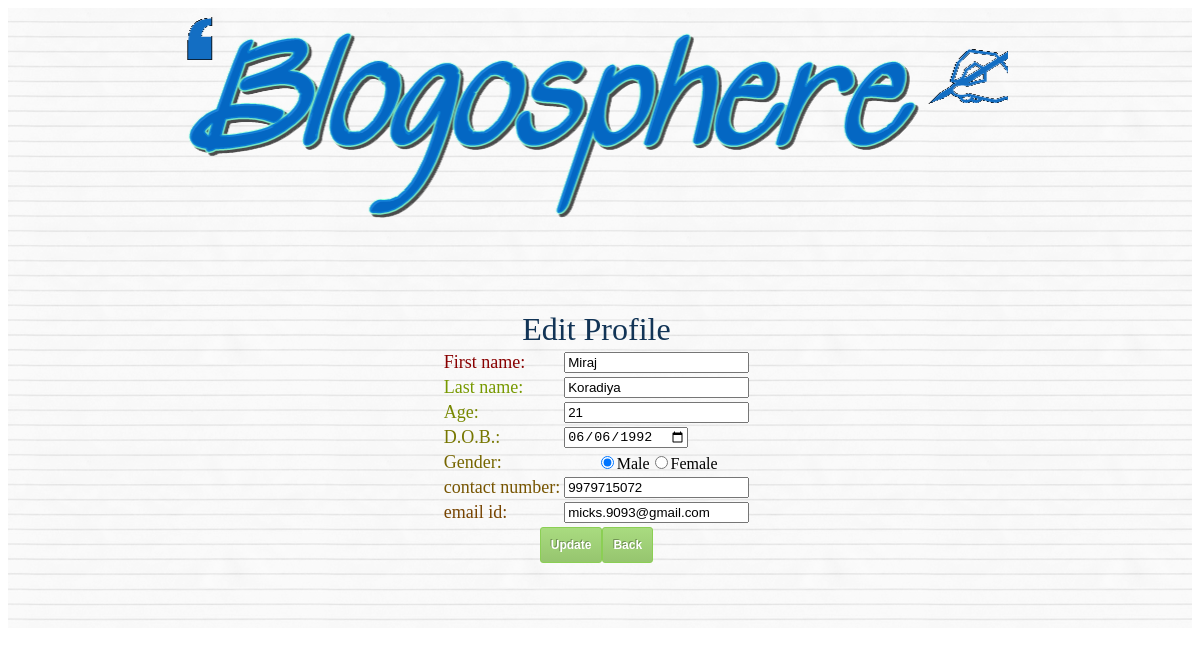
Page /blog/editprofile.php (signed in) on the committed database.
### tables this page shows
CREATE TABLE IF NOT EXISTS `user_detail` (
  `Id` int(10) NOT NULL AUTO_INCREMENT,
  `fname` varchar(20) NOT NULL,
  `lname` varchar(20) NOT NULL,
  `age` int(11) NOT NULL,
  `dob` date NOT NULL,
  `gender` varchar(6) NOT NULL,
  `cnum` bigint(15) NOT NULL,
  `Username` varchar(20) NOT NULL,
  `emailid` varchar(30) NOT NULL,
  `password` varchar(15) NOT NULL,
  `datetime` datetime NOT NULL,
  `force_new_pw` int(11) NOT NULL DEFAULT '0',
  PRIMARY KEY (`Id`)
);

### blog/editprofile.php (the view, shortened to what this page needs)
<?php
include 'connection.php';
?>
<!DOCTYPE html PUBLIC "-//W3C//DTD XHTML 1.0 Transitional//EN" "http://www.w3.org/TR/xhtml1/DTD/xhtml1-transitional.dtd">
<html xmlns="http://www.w3.org/1999/xhtml">
<head>
<link type="text/css" rel="stylesheet" href="1.css" />
</head>
<body>
<form name="" method="POST" action="#">
  <table width="100%"  class="tableimg" border="0" align="center" cellpadding="0" cellspacing="0" >
<tr>
  <td class="" width="198" height="220"></td>
  <td height="220" width="889" colspan="" class="image"></td>
  <td width="206" height="220" class=""></td>
</tr>
<tr>
<td width="198" height="400"></td>
<td width="889"><center>
<table >
<tr><td colspan="2"><font size="+3" face="Accent SF" color="#123456"><center>Edit Profile</center></font></td></tr>
<?php
$id = $_SESSION['id'];
$sql = "select * from user_detail where Id='$id'";
$result = mysqli_query($con, $sql);
while ($row = mysqli_fetch_array($result)) {
    echo "<tr><td><font size=\"+1\" face=\"batavin\" color=\"#800\">First name:</font> </td><td><input type=\"text\" name=\"fname\" required=\"\" value=\"" . $row['fname'] . "\" /></td><br /></tr>";
    echo "<tr><td><font size=\"+1\" face=\"batavin\" color=\"#790\">Last name: </font></td><td><input type=\"text\" name=\"lname\" required=\"\" value=\"" . $row['lname'] . "\" /></td></tr>";
    echo "<tr><td><font size=\"+1\" face=\"batavin\" color=\"#780\">Age: </font></td><td><input type=\"text\" name=\"age\" pattern=\"[1-9]{9}\" required=\"\" value=\"" . $row['age'] . "\" /></td></tr>";
    echo "<tr><td><font size=\"+1\" face=\"batavin\" color=\"#770\">D.O.B.:</font> </td><td><input type=\"date\" name=\"dob\" required=\"\" value=\"" . $row['dob'] . "\" /></td></tr>";
    echo "<tr><td><font size=\"+1\" face=\"batavin\" color=\"#760\">Gender:</font> </td><td><center>
  <label>";
        if($row['gender'] == 'Male') {
                 echo '<input type="radio"  name="gender" value="Male" checked="checked" />Male';
                 echo '<input type="radio"  name="gender" value="female"  />Female';
         }
        else {
                 echo '<input type="radio"  name="gender" value="Male"  />Male';
                 echo '<input type="radio"  name="gender" value="female" checked="checked" />Female';
          }
    echo  "</center></td></tr>";
    echo "<tr><td><font size=\"+1\" face=\"batavin\" color=\"#750\">contact number: </font></td><td><input type=\"text\" required=\"\" pattern=\"[1-9]{1}[0-9]{9}\" name=\"cno\" value=\"" . $row['cnum'] . "\" /></td></tr>";
    echo "<tr><td><font size=\"+1\" face=\"batavin\" color=\"#740\">email id:</font> </td><td><input type=\"email\" name=\"email\" required=\"\" value=\"" . $row['emailid'] . "\" /></td></tr>";
}
?>
<tr>
<td colspan="2"><center><input type="submit" name="update" value="Update" class="submit" /><a href="user.php" class="submit"><font color="#FFFFFF">Back</font></a></center></td>
</tr>
</table>
</center>
</td>
<td width="206"></td>
</tr>
</table>
</form>
</body>
</html>

### blog/1.css (style rules this page uses)
.image { background-image:url(images/Untitled.png); background-position:center; }
.tableimg { background-image:url(images/lined_paper.png); background-repeat:repeat; }
.submit { border:1px solid #8bcf54; -webkit-border-radius: 3px; -moz-border-radius: 3px;border-radius: 3px;font-size:12px;font-family:arial, helvetica, sans-serif; padding: 10px 10px 10px 10px; text-decoration:none; display:inline-block;text-shadow: -1px -1px 0 rgba(0,0,0,0.3);font-weight:bold; color: #FFFFFF; background-color: #a9db80; background-image: -webkit-gradient(linear, left top, left bottom, from(#a9db80), to(#96c56f)); background-image: -webkit-linear-gradient(top, #a9db80, #96c56f); background-image: -moz-linear-gradient(top, #a9db80, #96c56f); background-image: -ms-linear-gradient(top, #a9db80, #96c56f); background-image: -o-linear-gradient(top, #a9db80, #96c56f); background-image: linear-gradient(to bottom, #a9db80, #96c56f);filter:progid:DXImageTransform.Microsoft.gradient(GradientType=0,startColorstr=#a9db80, endColorstr=#96c56f); }
a, a:visited, a:active { color: #0174DF; }

### rows in the picture
user_detail: fname "Miraj", lname "Koradiya", age "21", dob "06/06/1992", cno "9979715072", email "micks.9093@gmail.com"
